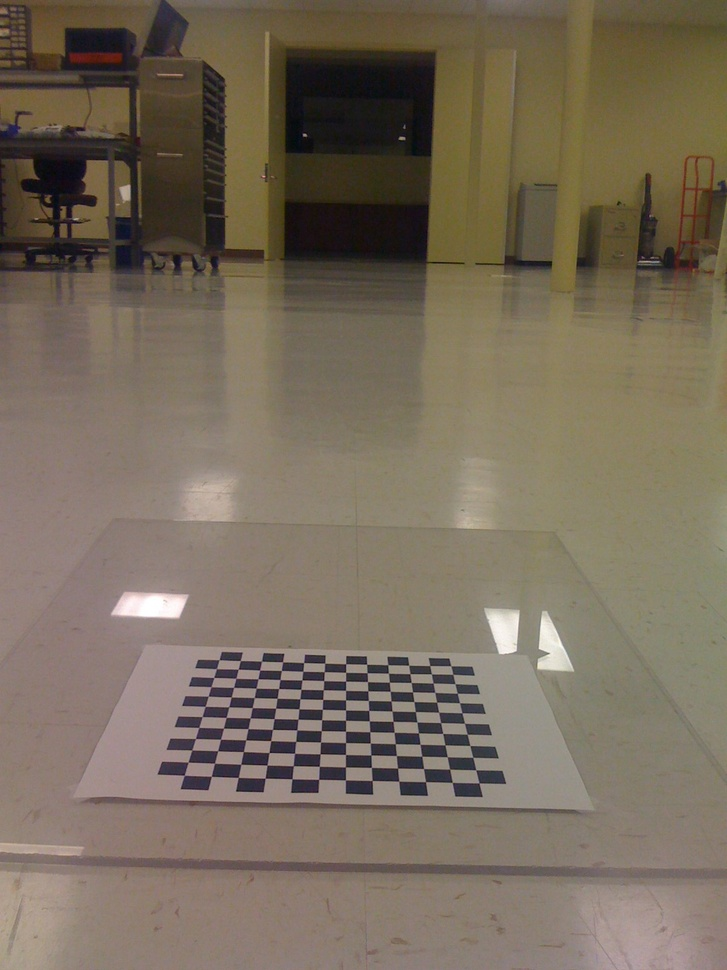
#> input picture Learning.OpenCV/birdseye/IMG_0214.jpg, 727 x 970 px, shrunk from 1200 x 1600 before the run
$ python DoG.py ../../../../Learning.OpenCV/birdseye/IMG_0214.jpg   (Python 2 division)   (older library calls are emulated)
#> lines starting #> are read from the running program, lines starting #| are printed output that depends on the picture; after the words box and inside, x2 and y2 are one past the last pixel; in counts of white or black regions, pixels touching at a corner belong together
# -*- coding: utf-8 -*-
import sys
import cv2
import numpy as np
from scipy import signal
import math
#非归一化的高斯卷积
def gaussConv(I,size,sigma):
    #卷积核的高和宽
    H,W = size
    #构造水平方向上非归一化的高斯卷积核
    xr,xc = np.mgrid[0:1,0:W]
    xc -= (W-1)/2
    xk = np.exp(-np.power(xc,2.0)/(2.0*pow(sigma,2)))
    # I 与 xk 卷积
    I_xk = signal.convolve2d(I,xk,'same','symm')
    #构造垂直方向上的非归一化的高斯卷积核
    yr,yc = np.mgrid[0:H,0:1]
    yr -= (H-1)/2
    yk = np.exp(-np.power(yr,2.0)/(2.0*pow(sigma,2.0)))
    # I_xk 与 yk 卷积
    I_xk_yk = signal.convolve2d(I_xk,yk,'same','symm')
    I_xk_yk *= 1.0/(2*np.pi*pow(sigma,2.0))
    return I_xk_yk
    #
#高斯差分
def DoG(I,size,sigma,k=1.1):
    #标准差为 sigma 的非归一化的高斯卷积
    Is = gaussConv(I,size,sigma)
    #标准差为 k*sigma 的非归一化高斯卷积
    Isk = gaussConv(I,size,k*sigma)
    #两个高斯卷积的差分
    doG = Isk - Is
    doG /= (pow(sigma,2.0)*(k-1))
    return doG
#主函数
if __name__ =="__main__":
    if len(sys.argv) > 1:
        image = cv2.imread(sys.argv[1],cv2.CV_LOAD_IMAGE_GRAYSCALE)
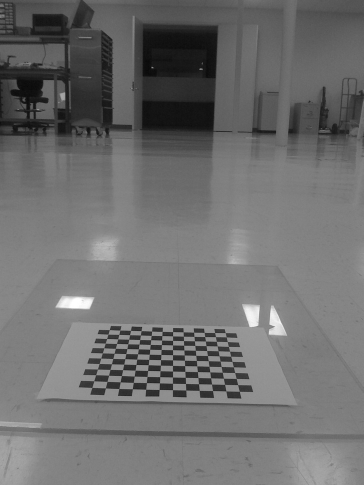
#> image: shape (970, 727) (shown at 1/2 size); min 2, max 255, mean 109.9
    else:
        print "Usge:python DoG.py imageFile"
    #显示原图
    cv2.imshow("image",image)
    #高斯差分边缘检测
    sigma = 4
    k = 0.9
    size = (25,25)
    imageDoG = DoG(image,size,sigma,k)
#> in gaussConv, `I_xk_yk = signal.convolve2d(I_xk,yk,'same','symm')`:
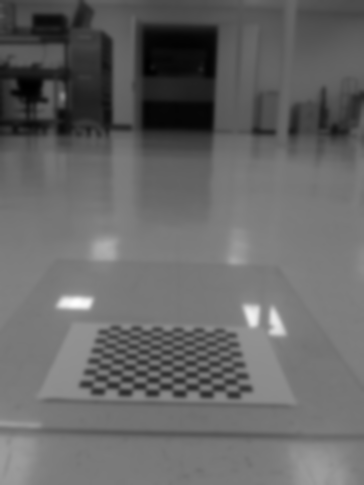
#> I_xk_yk: shape (970, 727) float64 (shown at 1/2 size); min 1283.2, max 25413.7, mean 11010.1; drawn with min black and max white
#> in DoG, `doG = Isk - Is`:
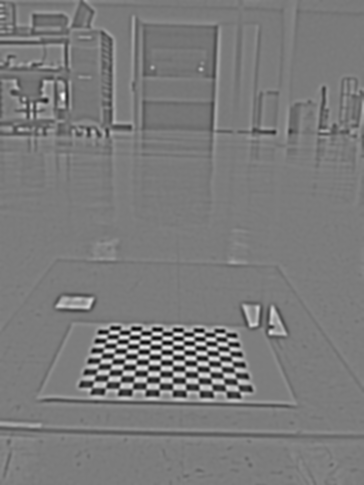
#> doG: shape (970, 727) float64 (shown at 1/2 size); min -5.23, max 6.15, mean 0.271; drawn with min black and max white
#> in DoG, `doG /= (pow(sigma,2.0)*(k-1))`:
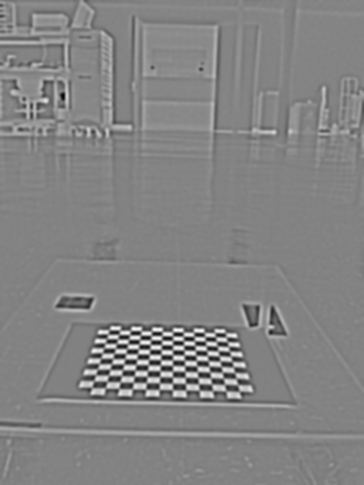
#> doG: shape (970, 727) float64 (shown at 1/2 size); min -3.84, max 3.27, mean -0.169; drawn with min black and max white
    #二值化边缘，对 imageDoG 阈值处理
    edge = np.copy(imageDoG)
    edge[edge>0] = 255
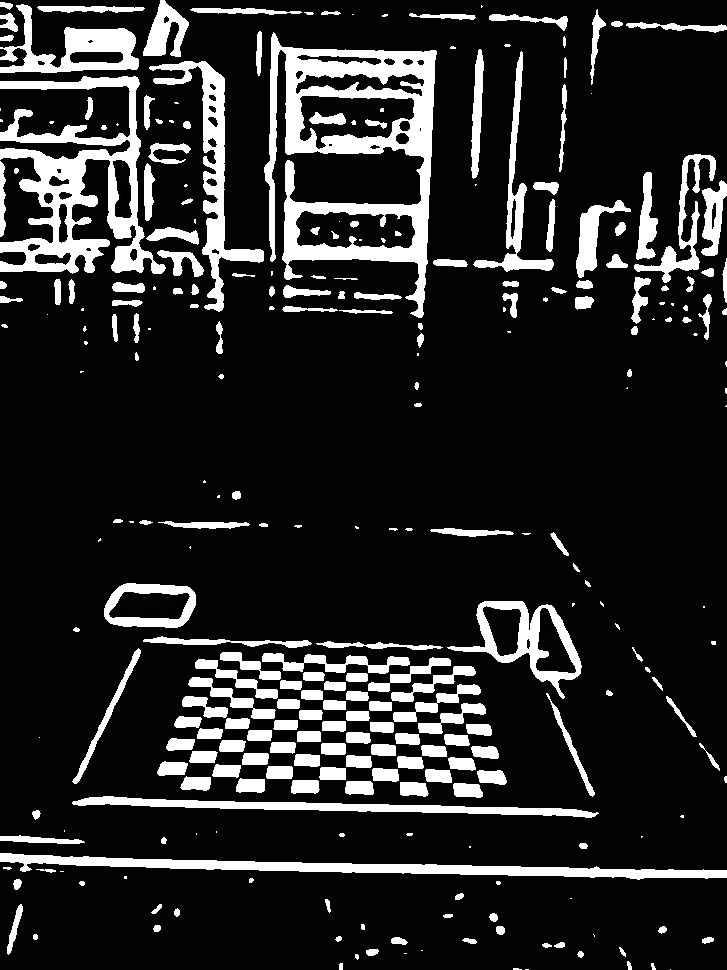
#> edge: shape (970, 727) float64; 14.71% of pixels changed, all inside (x1, y1, x2, y2) = (0, 0, 727, 970); drawn with min black and max white
    edge[edge<=0] = 0
#> edge: shape (970, 727) float64; 14.7% white; 287 white regions (76 under 20 px), largest, box (x1, y1, x2, y2) and area: (264, 32, 437, 318) 16831, (0, 76, 166, 274) 11867, (0, 853, 727, 880) 6560
    edge = edge.astype(np.uint8)
    cv2.imshow("edge",edge)
    cv2.imwrite("edge.jpg",edge)
    #图像边缘抽象化
    asbstraction = -np.copy(imageDoG)
    asbstraction = asbstraction.astype(np.float32)
    asbstraction[asbstraction>=0]=1.0
    asbstraction[asbstraction<0] = 1.0+ np.tanh(asbstraction[asbstraction<0])
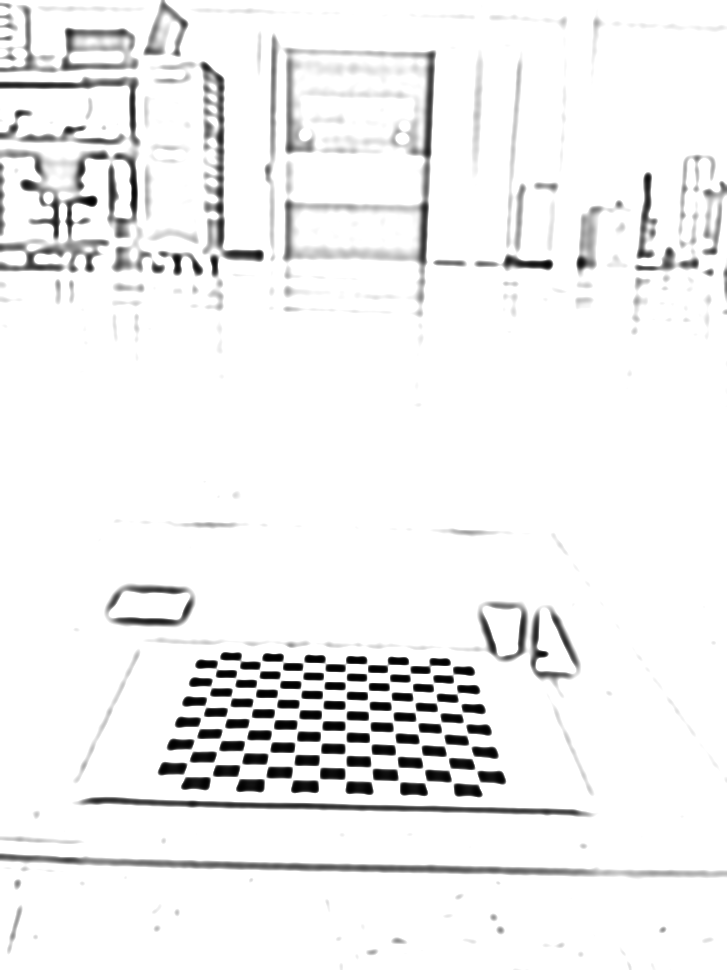
#> asbstraction: shape (970, 727) float32; min 0.00291, max 1, mean 0.945
    cv2.imshow("asbstraction",asbstraction)
    asbstraction = asbstraction*255
    asbstraction = asbstraction.astype(np.uint8)
    cv2.imwrite("asbstraction.jpg",asbstraction)
    cv2.waitKey(0)
    cv2.destroyAllWindows()

$ run again, on Learning.OpenCV/birdseye/IMG_0217.jpg
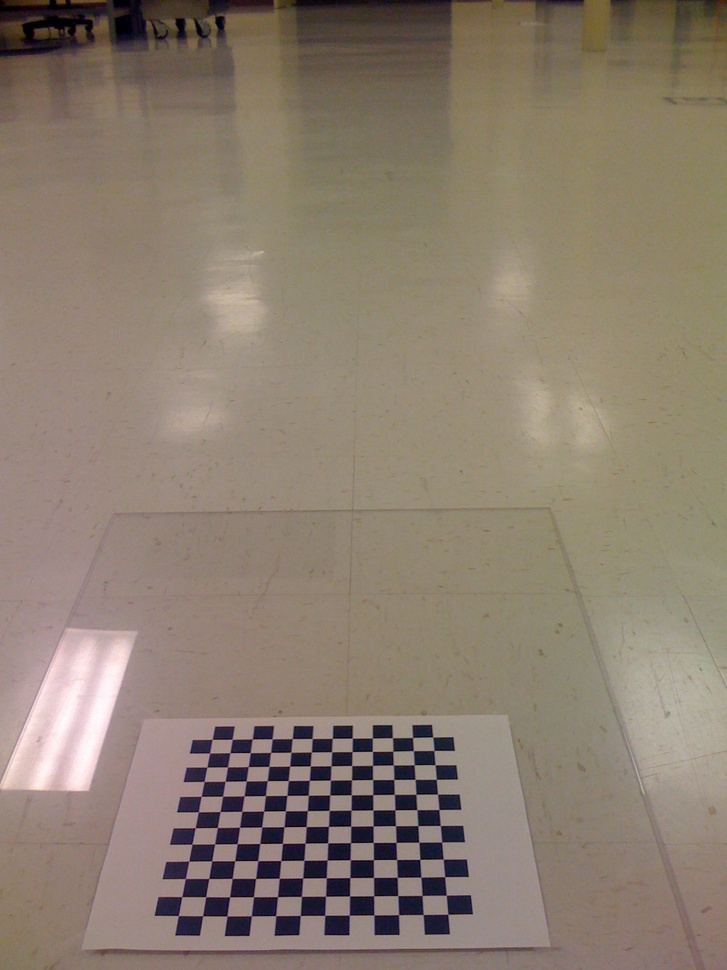
#> input picture Learning.OpenCV/birdseye/IMG_0217.jpg, 727 x 970 px, shrunk from 1200 x 1600 before the run
#> `edge[edge>0] = 255`:
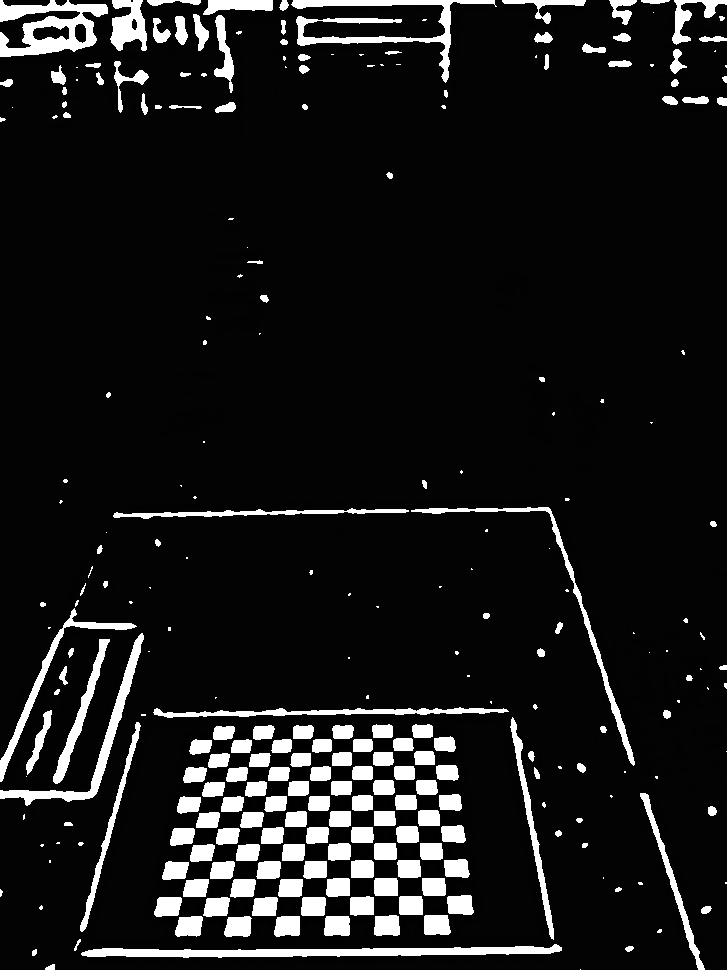
#> edge: shape (970, 727) float64; min -3.35, max 255, mean 22.7; drawn with min black and max white
#> `asbstraction[asbstraction<0] = 1.0+ np.tanh(asbstraction[asbstraction<..`:
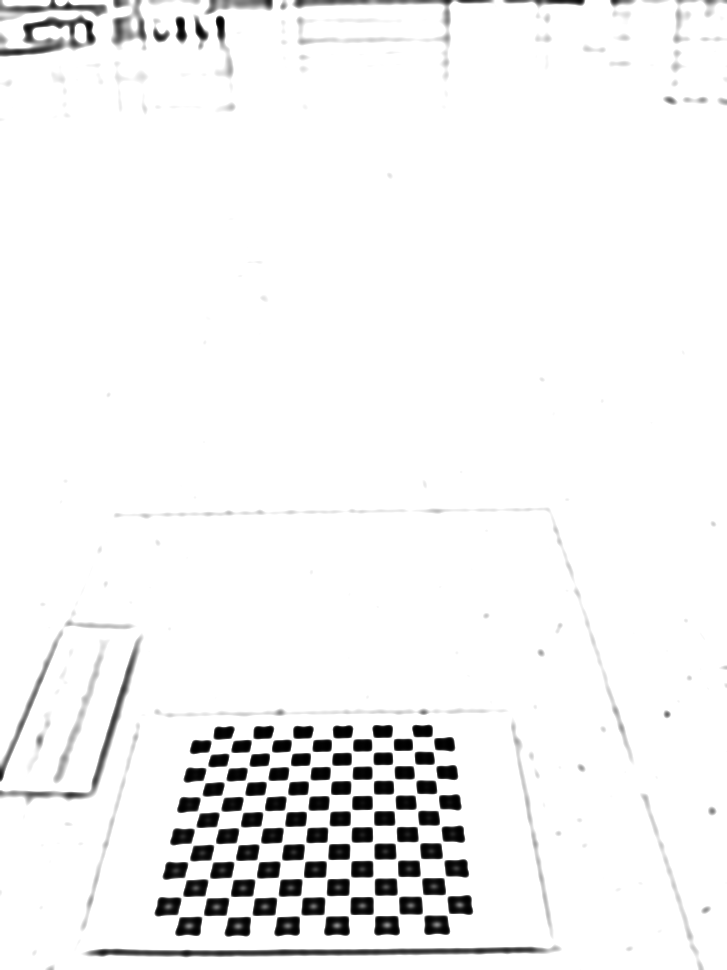
#> asbstraction: shape (970, 727) float32; min 0.00197, max 1, mean 0.954

$ run again, on Learning.OpenCV/birdseye/IMG_0218.jpg
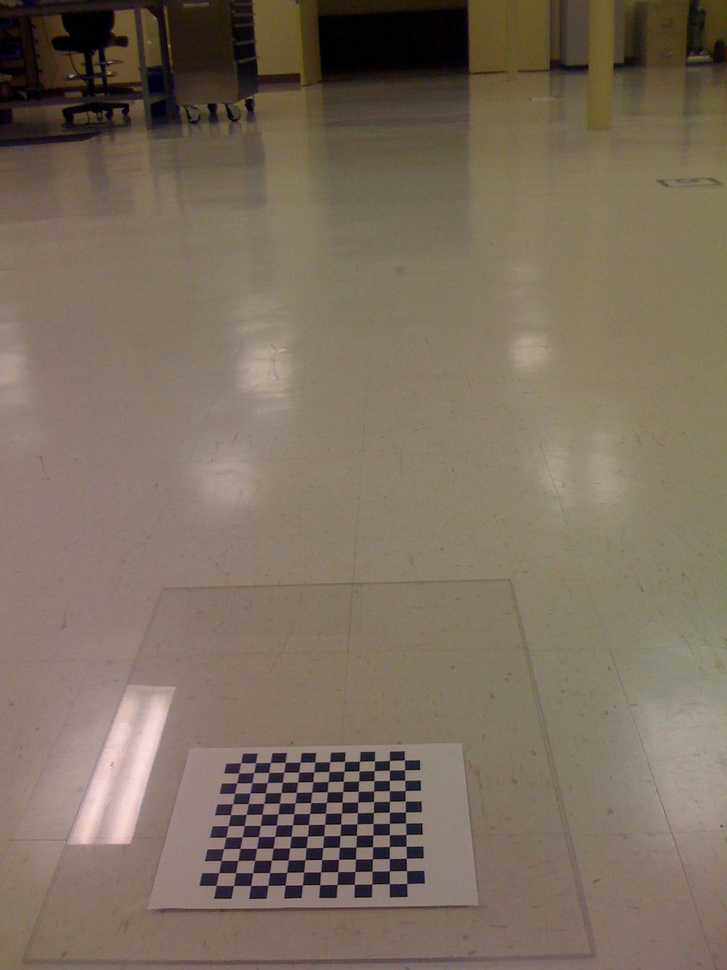
#> input picture Learning.OpenCV/birdseye/IMG_0218.jpg, 727 x 970 px, shrunk from 1200 x 1600 before the run
#> `edge[edge>0] = 255`:
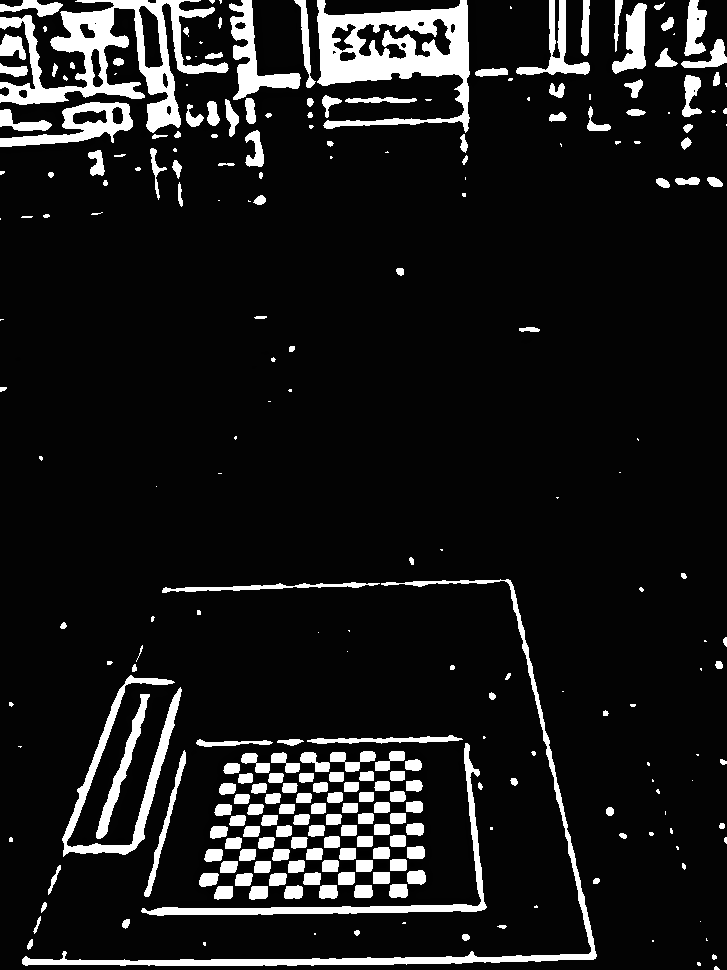
#> edge: shape (970, 727) float64; min -3.61, max 255, mean 24.8; drawn with min black and max white
#> `asbstraction[asbstraction<0] = 1.0+ np.tanh(asbstraction[asbstraction<..`:
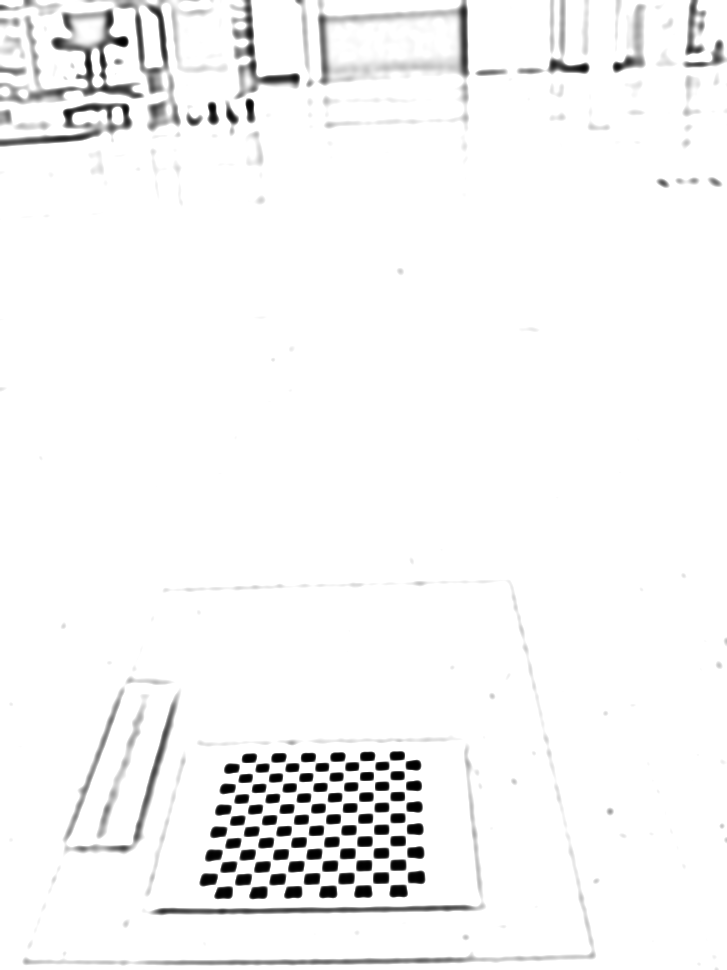
#> asbstraction: shape (970, 727) float32; min 0.00113, max 1, mean 0.965
